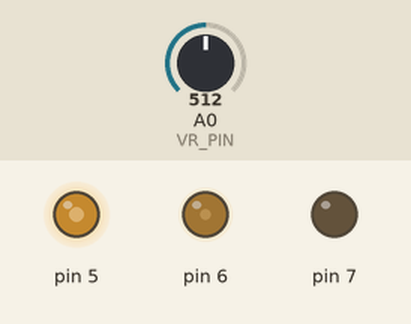
Simulated run of this sketch. Board: Arduino Uno, built with avr-gcc and run on an emulated ATmega328P. Shown: output pins drawn as LEDs (lit = HIGH). Inputs (shaded band) come from the test bench; at power-on: A0 (VR_PIN) = 512.

Above: at 1.2 s.
1.3 s: A0 (VR_PIN) set to 716
At 2.5 s:
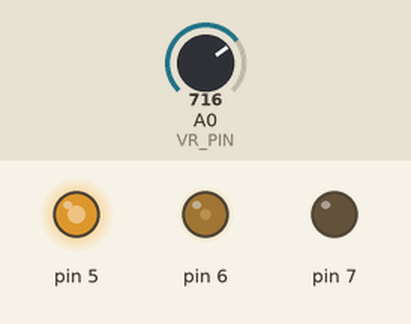
2.8 s: A0 (VR_PIN) set to 900
At 3.7 s:
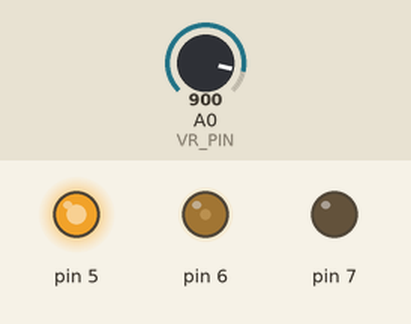
4.3 s: A0 (VR_PIN) set to 122
At 4.8 s:
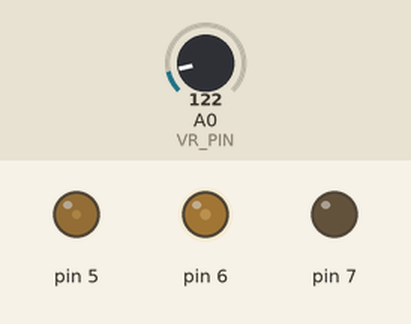
5.8 s: A0 (VR_PIN) set to 0
At 7.0 s:
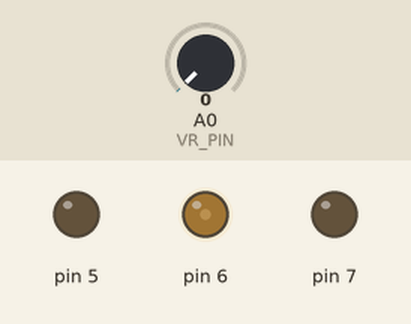
7.3 s: A0 (VR_PIN) set to 511
At 8.3 s:
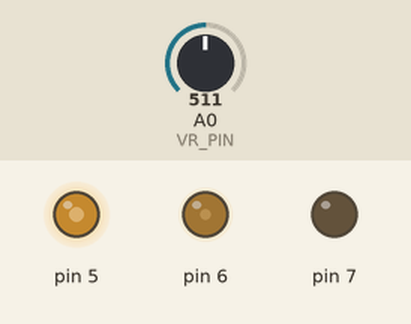
Timing chart, 0 to 9.8 s (numbered marks = the images above; inputs shaded):
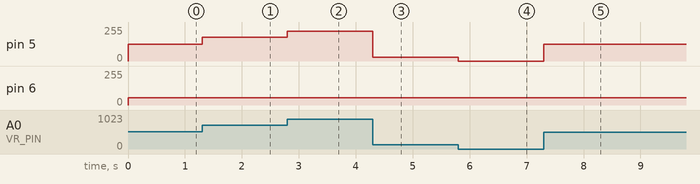

The sketch:

RGB_LED.ino
```cpp
const uint8_t VR_PIN{A0};
const uint8_t RED{5U};
const uint8_t GREEN{6U};
const uint8_t BLUE{7U};

void setup() {
  // put your setup code here, to run once:
  pinMode(RED, OUTPUT);
  pinMode(GREEN, OUTPUT);
  pinMode(BLUE, OUTPUT);

  Serial.begin(115200UL);
}

void RGB_color(int rv, int gv, int bv)
{
  analogWrite(RED, rv);
  analogWrite(GREEN, gv);
  analogWrite(BLUE, bv);
}

void loop() {
  // put your main code here, to run repeatedly:
  int vr_value=analogRead(VR_PIN);
  int mapped_value=map(vr_value, 0,1023,0,255);//어 이러면 RGB 값 다 같은거 아닌가..
  RGB_color(mapped_value,55,55);

}
```

Measured:
- after the input at 1.3 s, pin 5: 127/255 → 178/255 at once
- after the input at 2.8 s, pin 5: 178/255 → 224/255 at once
- after the input at 4.3 s, pin 5: 224/255 → 30/255 at once
- after the input at 5.8 s, pin 5: 30/255 → 0/255 at once
- after the input at 7.3 s, pin 5: 0/255 → 127/255 at once
